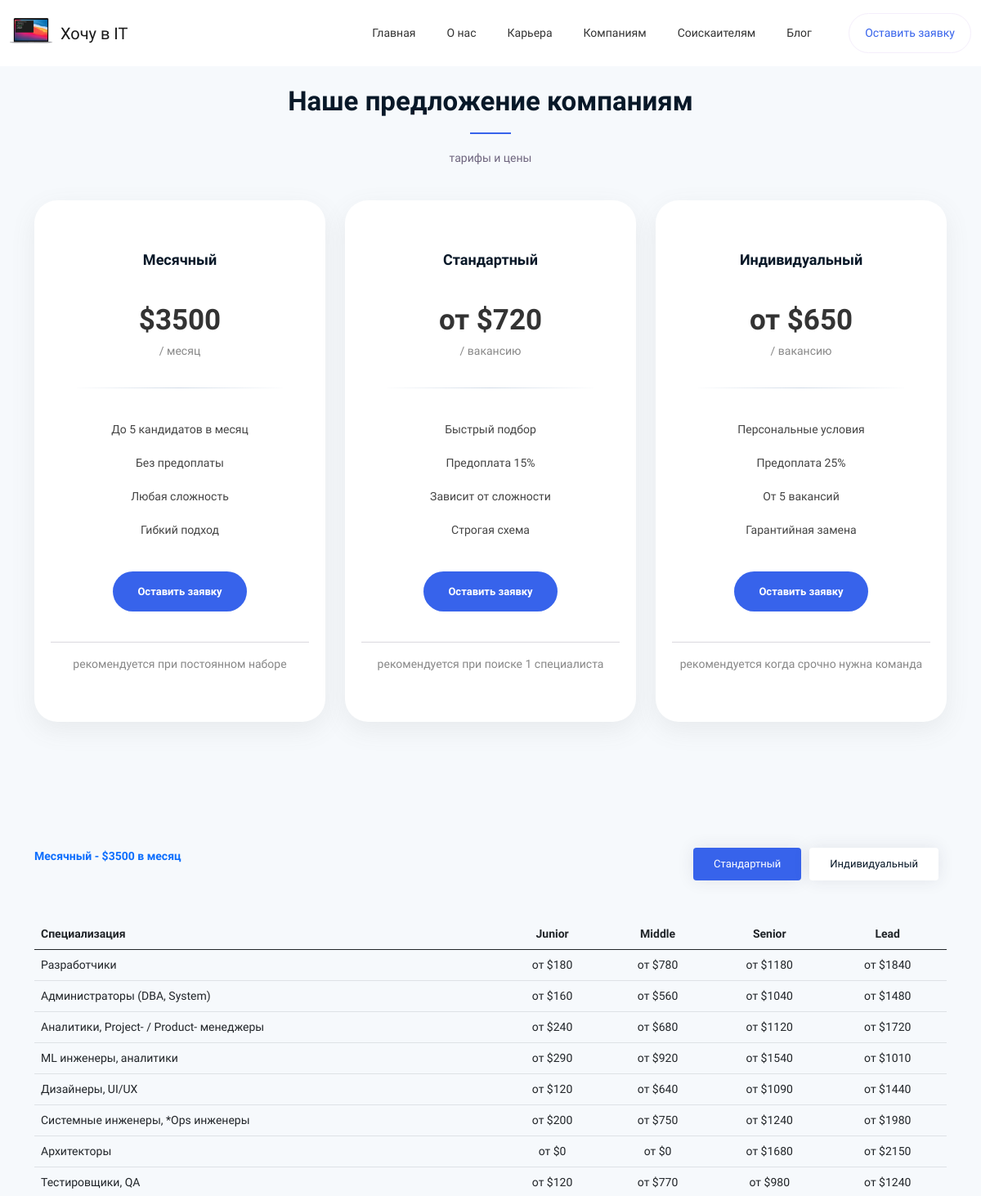
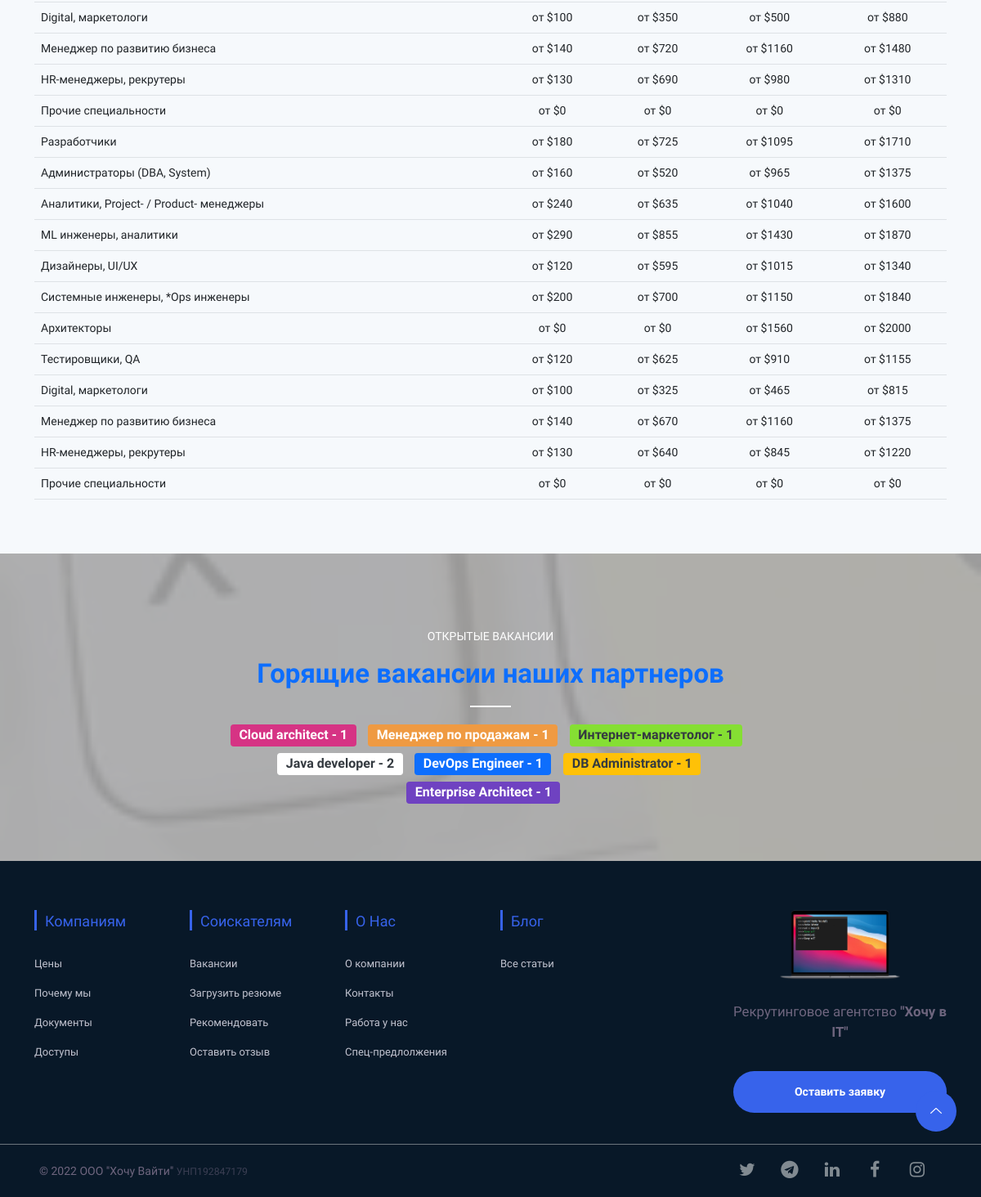
The page /price/ on the database its author committed (2 pictures, top to bottom).
### price/models.py (models this page shows)
class Book(models.Model):
    name = models.CharField('Book name', max_length=100)
    author = models.ForeignKey(Author, blank=True, null=False, on_delete=models.CASCADE)
    author_email = models.EmailField('Author email', max_length=75, blank=True)
    imported = models.BooleanField(default=False)
    published = models.DateField('Published', blank=True, null=True)
    published_time = models.TimeField('Time published', blank=True, null=True)
    junior = models.DecimalField(max_digits=1000, decimal_places=0, null=True, blank=True)
    middle = models.DecimalField(max_digits=1000, decimal_places=0, null=True, blank=True)
    senior = models.DecimalField(max_digits=1000, decimal_places=0, null=True, blank=True)
    lead = models.DecimalField(max_digits=1000, decimal_places=0, null=True, blank=True)
    added = models.DateTimeField(blank=True, null=True)
    categories = models.ManyToManyField(Category, blank=True)
    def __str__(self):
        return self.name

### price/views.py (the view)
# urls.py: path('price/', views.BookListPrice.as_view(), name='price'),
class BookListPrice(generic.ListView):
    queryset = Book.objects.order_by('id')
    template_name = 'category_list.html'

### price/models.py (called while the page is built)
    def __str__(self):
        return self.name

### templates/category_list.html (shortened to what this page needs)
{% extends 'price.html' %}
{% block content %}
    <section class="about-us section">
        <div class="container">
            <div class="row">
                <div class="col-12">
                    <div class="about-left">
                        <div class="about-tab wow fadeInUp row" data-wow-delay=".4s">
                                <div class="col-md-6 col-lg-6 col-12 mt-2"><b class="text-primary">Месячный - $3500 в месяц</b></div>
                                <div class="col-md-6 col-lg-6 col-12 d-flex flex-row-reverse my-2">
                            <ul class="nav nav-tabs" id="myTab" role="tablist">
                                <li class="nav-item"><a class="nav-link active Стандартный" data-toggle="tab" href="#t-Стандартный"
                                        role="tab">Стандартный</a></li>
                                <li class="nav-item"><a class="nav-link Индивидуальный" data-toggle="tab" href="#t-Индивидуальный"
                                        role="tab">Индивидуальный</a></li>
                            </ul>
                            </div>
                            <div class="tab-content" id="myTabContent">
                                <div class="tab-pane fade show active" id="t-Стандартный" role="tabpanel">
                                    <div class="tab-content">
      <div class="table-responsive text-center" style="white-space: nowrap;">
        <table class="table table-hover" >
          <thead>
            <tr>
              <th class="text-start">Специализация</th>
              <th>Junior</th>
              <th>Middle</th>
              <th>Senior</th>
              <th>Lead</th>
            </tr>
          </thead>
          <tbody>
          {% for obj in object_list %}
              <tr class="{{ obj.author }} name="Стандартный">
              <td class="text-start">{{ obj }}</td>
              <td>от ${{ obj.junior }}</td>
              <td>от ${{ obj.middle }}</td>
              <td>от ${{ obj.senior }}</td>
              <td>от ${{ obj.lead }}</td>
              </tr>
          {% endfor %}
          </tbody>
        </table>
    </div>
                                    </div>
                                </div>
                              </div>
                        </div>
                    </div>
                </div>
            </div>
        </div>
    </section>
{% endblock %}

### rows shown on the page
Book: name "Разработчики", junior "180", middle "780", senior "1180", lead "1840"
Book: name "Администраторы (DBA, System)", junior "160", middle "560", senior "1040", lead "1480"
Book: name "Аналитики, Project- / Product- менеджеры", junior "240", middle "680", senior "1120", lead "1720"
Book: name "ML инженеры, аналитики", junior "290", middle "920", senior "1540", lead "1010"
Book: name "Дизайнеры, UI/UX", junior "120", middle "640", senior "1090", lead "1440"
Book: name "Системные инженеры, *Ops инженеры", junior "200", middle "750", senior "1240", lead "1980"
Book: name "Архитекторы", junior "0", middle "0", senior "1680", lead "2150"
Book: name "Тестировщики, QA", junior "120", middle "770", senior "980", lead "1240"
Book: name "Digital, маркетологи", junior "100", middle "350", senior "500", lead "880"
Book: name "Менеджер по развитию бизнеса", junior "140", middle "720", senior "1160", lead "1480"
Book: name "HR-менеджеры, рекрутеры", junior "130", middle "690", senior "980", lead "1310"
Book: name "Прочие специальности", junior "0", middle "0", senior "0", lead "0"
Book: name "Разработчики", junior "180", middle "725", senior "1095", lead "1710"
Book: name "Администраторы (DBA, System)", junior "160", middle "520", senior "965", lead "1375"
Book: name "Аналитики, Project- / Product- менеджеры", junior "240", middle "635", senior "1040", lead "1600"
Book: name "ML инженеры, аналитики", junior "290", middle "855", senior "1430", lead "1870"
Book: name "Дизайнеры, UI/UX", junior "120", middle "595", senior "1015", lead "1340"
Book: name "Системные инженеры, *Ops инженеры", junior "200", middle "700", senior "1150", lead "1840"
Book: name "Архитекторы", junior "0", middle "0", senior "1560", lead "2000"
Book: name "Тестировщики, QA", junior "120", middle "625", senior "910", lead "1155"
Book: name "Digital, маркетологи", junior "100", middle "325", senior "465", lead "815"
Book: name "Менеджер по развитию бизнеса", junior "140", middle "670", senior "1160", lead "1375"
Book: name "HR-менеджеры, рекрутеры", junior "130", middle "640", senior "845", lead "1220"
Book: name "Прочие специальности", junior "0", middle "0", senior "0", lead "0"
